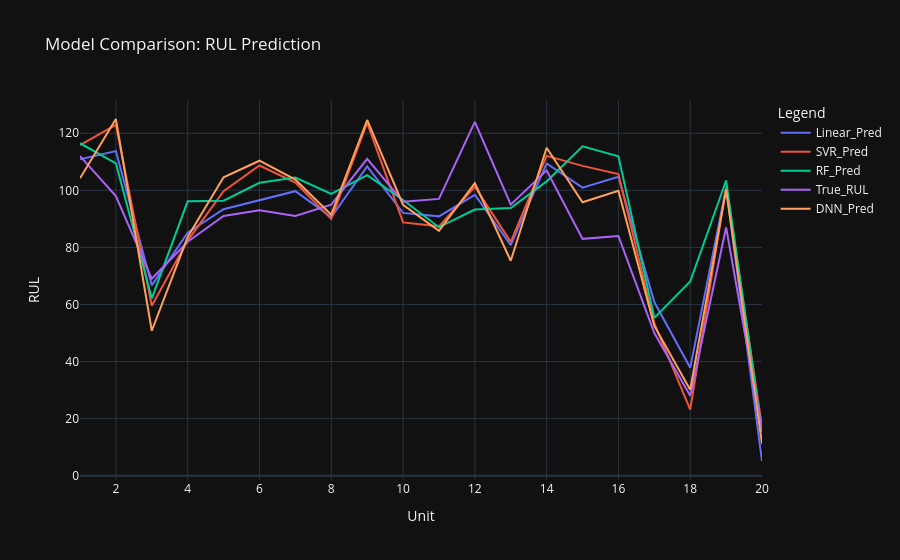

The notebook cell this image was saved under:
### Markdown cell above
## **Results**

### Code cell
# Add DNN to comparison plot
results['DNN_Pred'] = dnn_test_preds

plot_results(results, n=20)

### Figure 1 — Plotly figure (JSON) as saved in the notebook; plotly's stock layout.template omitted (floating-point values rounded to 4 significant figures)
{"data": [{"hovertemplate": "variable=Linear_Pred<br>Units=%{x}<br>value=%{y}<extra></extra>", "legendgroup": "Linear_Pred", "line": {"color": "#636efa", "dash": "solid"}, "marker": {"symbol": "circle"}, "mode": "lines", "name": "Linear_Pred", "orientation": "v", "showlegend": true, "type": "scatter", "x": [1, 2, 3, 4, 5, 6, 7, 8, 9, 10, 11, 12, 13, 14, 15, 16, 17, 18, 19, 20], "xaxis": "x", "y": [110.9, 113.8, 66.71, 85.14, 93.37, 96.43, 99.71, 90.62, 108.4, 92.09, 90.88, 98.44, 80.8, 109.4, 100.9, 104.8, 60.86, 37.79, 101.0, 5.151], "yaxis": "y"}, {"hovertemplate": "variable=SVR_Pred<br>Units=%{x}<br>value=%{y}<extra></extra>", "legendgroup": "SVR_Pred", "line": {"color": "#EF553B", "dash": "solid"}, "marker": {"symbol": "circle"}, "mode": "lines", "name": "SVR_Pred", "orientation": "v", "showlegend": true, "type": "scatter", "x": [1, 2, 3, 4, 5, 6, 7, 8, 9, 10, 11, 12, 13, 14, 15, 16, 17, 18, 19, 20], "xaxis": "x", "y": [115.8, 123.0, 59.54, 82.4, 99.7, 108.7, 102.7, 90.01, 123.7, 88.77, 87.39, 101.3, 81.95, 112.1, 108.6, 105.7, 53.39, 23.14, 101.2, 17.28], "yaxis": "y"}, {"hovertemplate": "variable=RF_Pred<br>Units=%{x}<br>value=%{y}<extra></extra>", "legendgroup": "RF_Pred", "line": {"color": "#00cc96", "dash": "solid"}, "marker": {"symbol": "circle"}, "mode": "lines", "name": "RF_Pred", "orientation": "v", "showlegend": true, "type": "scatter", "x": [1, 2, 3, 4, 5, 6, 7, 8, 9, 10, 11, 12, 13, 14, 15, 16, 17, 18, 19, 20], "xaxis": "x", "y": [116.5, 109.5, 62.17, 96.16, 96.35, 102.6, 104.5, 98.76, 105.3, 96.62, 87.09, 93.27, 93.84, 103.1, 115.4, 111.9, 55.32, 68.07, 103.5, 15.23], "yaxis": "y"}, {"hovertemplate": "variable=True_RUL<br>Units=%{x}<br>value=%{y}<extra></extra>", "legendgroup": "True_RUL", "line": {"color": "#ab63fa", "dash": "solid"}, "marker": {"symbol": "circle"}, "mode": "lines", "name": "True_RUL", "orientation": "v", "showlegend": true, "type": "scatter", "x": [1, 2, 3, 4, 5, 6, 7, 8, 9, 10, 11, 12, 13, 14, 15, 16, 17, 18, 19, 20], "xaxis": "x", "y": [112, 98, 69, 82, 91, 93, 91, 95, 111, 96, 97, 124, 95, 107, 83, 84, 50, 28, 87, 16], "yaxis": "y"}, {"hovertemplate": "variable=DNN_Pred<br>Units=%{x}<br>value=%{y}<extra></extra>", "legendgroup": "DNN_Pred", "line": {"color": "#FFA15A", "dash": "solid"}, "marker": {"symbol": "circle"}, "mode": "lines", "name": "DNN_Pred", "orientation": "v", "showlegend": true, "type": "scatter", "x": [1, 2, 3, 4, 5, 6, 7, 8, 9, 10, 11, 12, 13, 14, 15, 16, 17, 18, 19, 20], "xaxis": "x", "y": [104.2, 125, 50.79, 83.64, 104.6, 110.4, 103.7, 91.49, 124.7, 94.91, 85.81, 102.5, 75.32, 114.9, 95.83, 99.87, 52.51, 30.11, 100.2, 11.21], "yaxis": "y"}], "layout": {"legend": {"title": {"text": "Legend"}, "tracegroupgap": 0}, "title": {"text": "Model Comparison: RUL Prediction"}, "xaxis": {"anchor": "y", "domain": [0, 1], "title": {"text": "Unit"}}, "yaxis": {"anchor": "x", "domain": [0, 1], "title": {"text": "RUL"}}}}
